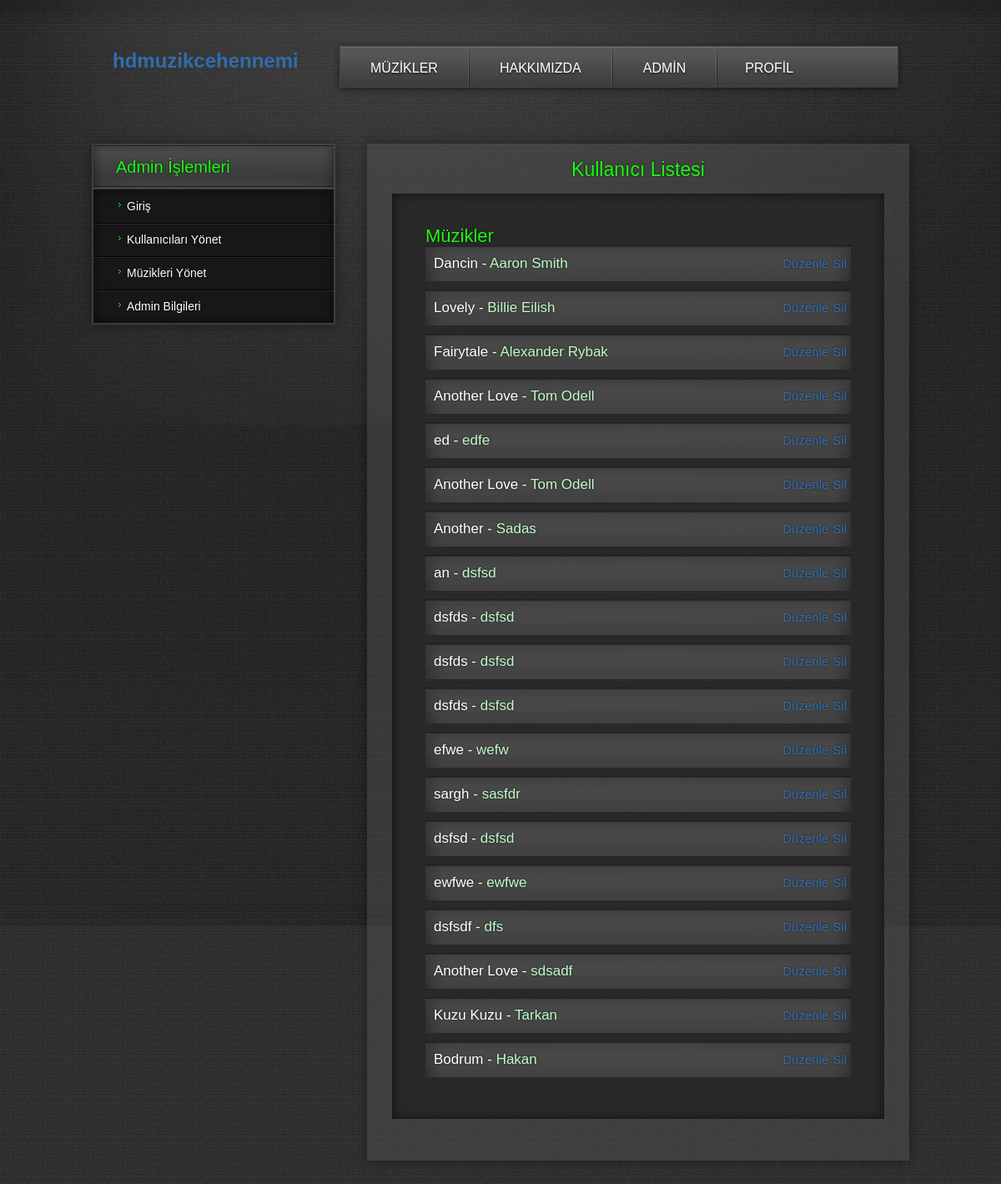
Screenshot of /adminMuzikler.php with the database file from the repository.
### tables this page shows
CREATE TABLE `muzikler` (
  `muzik_adi` varchar(255) NOT NULL,
  `sanatci` varchar(255) NOT NULL,
  `dosya_yolu` varchar(255) NOT NULL,
  `ekleyen_kullanici` varchar(255) NOT NULL,
  `eklenme_tarihi` datetime DEFAULT current_timestamp()
);

### adminMuzikler.php (the view, shortened to what this page needs)
<!DOCTYPE html>
<html lang="en">
<head>
<link rel="stylesheet" href="css/style.css" type="text/css" media="all">
</head>
<body>
<div id="wrapper">
  <div class="light-bg">
    <div class="shell">
      <div class="header">
        <h1 id="logo"><a href="index.php">hdmuzikcehennemi</a></h1>
        <nav id="navigation">
        <ul>
            <li><a href="muzikler.php">MÜZİKLER</a></li>
            <li><a href="hakkimizda.php">HAKKIMIZDA</a></li>
            <li><a href="admin.php">ADMİN</a></li>
            <li><a href="profile.php">PROFİL</a></li>
          </ul>
        </nav>
      </div>
      <div class="main">
        <section class="content" style="margin-top:50px; float:right;width:650px; ">
          <div class="post" style="padding:20px;padding:20px 30px; text-align:center;font-size:18px;">
            <h2 style="font-size:23px">Kullanıcı Listesi</h2>
            <div class="post-inner" style="margin-top:18px;margin-bottom:30px;padding:40px; text-align:left; ">
              <header>
              <?php
include('connect_db.php');
function getMuzikler()
{
  global $conn;
  $sql = "SELECT * FROM muzikler";
  $result = $conn->query($sql);
  if ($result->num_rows > 0) {
    $muzikler = array();
    while ($row = $result->fetch_assoc()) {
      $muzikler[] = $row;
    }
    return $muzikler;
  } else {
    return false;
  }
}
$muzikler = getMuzikler();
if ($muzikler) {
  echo '<h2>Müzikler</h2>';
  foreach ($muzikler as $muzik) {
    echo '<div class="kullanici-listesi">';
    echo '<span id="muzikAdi-' . $muzik['muzik_adi'] . '">' . $muzik['muzik_adi'] . ' - </span>';
    echo '<span style="color:#bffcc5"id="sanatci-' . $muzik['sanatci'] . '">' . $muzik['sanatci'] . ' </span>';
    echo '<div class="kutu2" style="margin-left:100px">';
    echo '<a style="margin-right:5px;" onclick="duzenle(\'' . $muzik['muzik_adi'] . '\')">Düzenle</a>';
    echo '<a style="margin-right:5px;" onclick="sil(\''. $muzik['muzik_adi']. '\')">Sil</a>';
    echo '</div>';
    echo '</div>';
  }
} else {
  echo '<p>Hiç müzik bulunamadı.</p>';
}
?>
              </header>
            </div>
          </div>
        </section>
        <aside class="sidebar">
        <div class="widget" style="margin-top:50px;">
            <h3  class="widgettitle">Admin İşlemleri</h3>
            <ul>
              <li><a href="admin.php">Giriş</a></li>
              <li><a href="adminKullanici.php">Kullanıcıları Yönet</a></li>
              <li><a href="adminMuzikler.php">Müzikleri Yönet</a></li>
              <li><a onclick="toggleForm('form2')">Admin Bilgileri</a></li>
            </ul>
          </div>
              </aside>
          </div>
    </div>
  </div>
</div>
</body>
</html>

### css/style.css (style rules this page uses)
* { margin: 0; padding: 0; outline: 0; }
body, html { height: 100%; }
body { font-size: 12px; line-height: 22px; font-family: arial, sans-serif; color: #ffffff; background: url(images/body.png) repeat 0 0; min-width: 980px; }
a { color: #306dae; text-decoration: none; cursor: pointer; }
article, aside, details, footer, header, menu, nav, section { display: block; }
.shell { width: 980px; margin: 0 auto; }
.light-bg { background: url(images/light.png) no-repeat center 0; }
#wrapper { background: url(images/wrapper.png) repeat-x 0 0; }
.header { padding-top: 40px; position: relative; }
#logo { width: 272px; font-size: 25; line-height: 5px; float: left; text-align:center }
#logo a { height: 50px; width:90px; display: block; padding-top:30px;padding-left:25px; }
#navigation { width: 680px; height: 66px; padding: 6px 7px 0 8px; margin-top: 10px; position: relative; margin-right: -5px; background: url(images/navigation.png)no-repeat; font-family: 'coolvetica', arial, helvetica, serif; font-size: 16px; color: #fff; float: right; display: flex; justify-content: space-between; }
#navigation ul { list-style: none; list-style-position: outside; line-height:51px }
#navigation ul li { float: left; background: url(images/navigation-border.png) no-repeat right 0; padding-right: 2px; }
#navigation ul li a { display: block; color: #fff; text-shadow: rgba(0,0,0,0.5) 0px 2px 2px; padding: 0 36px; position: relative; }
#navigation ul li.last { background: transparent; padding-right: 0; }
#navigation ul li.last a { padding-right: 33px; padding-left: 33px; border-right: 0; background: transparent; }
.main { padding-top: 20px; padding-bottom: 50px; background: url(images/main-shadow.png) no-repeat center bottom; height:1000px }
.main h3 { color: #1cfe10; font-size: 20px; font-family: 'coolvetica', arial, helvetica, serif; font-weight: normal; text-shadow: rgba(0,0,0,0.9) 0px 0px 2px; }
.main h2 { color: #1cfe10; font-size: 22px; font-family: 'coolvetica', arial, helvetica, serif; font-weight: normal; text-shadow: rgba(0,0,0,0.9) 0px 0px 2px; }
.content { width: 672px; float: right; }
.post { background: url(images/widget-bg.png) repeat 0 0; margin-bottom: 30px; padding: 2px; box-shadow: 0px 0px 15px rgba(0,0,0,0.4); -moz-box-shadow: 0px 0px 15px rgba(0,0,0,0.4); -webkit-box-shadow: 0px 0px 15px rgba(0,0,0,0.4); -o-box-shadow: 0px 0px 15px rgba(0,0,0,0.4); }
.post-inner { background: url(images/patern.png) repeat 0 0; padding: 18px 15px 20px 17px; text-shadow: rgba(0,0,0,0.5) 0px 0px 3px; box-shadow: 0px 0px 14px rgba(0,0,0,0.6) inset; -moz-box-shadow: 0px 0px 14px rgba(0,0,0,0.6) inset; -webkit-box-shadow: 0px 0px 14px rgba(0,0,0,0.6) inset; -o-box-shadow: 0px 0px 14px rgba(0,0,0,0.6) inset; }
.sidebar { width: 292px; float: left; }
.sidebar .widget { background: url(images/widget-bg.png) repeat 0 0; margin-bottom: 30px; padding: 2px; box-shadow: 0px 0px 15px rgba(0,0,0,0.4); -moz-box-shadow: 0px 0px 15px rgba(0,0,0,0.4); -webkit-box-shadow: 0px 0px 15px rgba(0,0,0,0.4); -o-box-shadow: 0px 0px 15px rgba(0,0,0,0.4); }
.sidebar .widget h3.widgettitle { background: url(images/widget-title.png) no-repeat 0 0; height: 53px; line-height: 53px; padding-left: 27px; }
.sidebar .widget ul { list-style: none; list-style-position: outside; background: #171717; font-size: 14px; color: #fff; text-shadow: rgba(0,0,0,0.5) 0px 0px 3px; box-shadow: 0px 0px 14px rgba(0,0,0,0.6) inset; -moz-box-shadow: 0px 0px 14px rgba(0,0,0,0.6) inset; -webkit-box-shadow: 0px 0px 14px rgba(0,0,0,0.6) inset; -o-box-shadow: 0px 0px 14px rgba(0,0,0,0.6) inset; }
.sidebar .widget li { background: url(images/border-list.png) repeat-x 0 0; }
.sidebar .widget li.first { background: transparent }
.sidebar .widget li a { display: block; padding: 9px 30px 9px 40px; color: #fff; position: relative; text-shadow: rgba(0,0,0,0.9) 0px 0px 2px; background: url(images/list-arr.png) no-repeat 30px 16px; }

### adminMuzikler.php (style rules this page uses)
.kullanici-listesi { background: url(css/images/widget-title.png) ; height: 53px; line-height: 43px; padding-left: 10px; background-size:100%; width: 500px; height:auto; margin-bottom:10px; font-size:17px; float:left; }
header { overflow: hidden; }
.kullanici-listesi a { font-size:15px; }
.kutu2 { float:right; }

### rows the page displays
muzikler: muzik_adi "Dancin", sanatci "Aaron Smith"
muzikler: muzik_adi "Lovely", sanatci "Billie Eilish"
muzikler: muzik_adi "Fairytale", sanatci "Alexander Rybak"
muzikler: muzik_adi "Another Love", sanatci "Tom Odell"
muzikler: muzik_adi "ed", sanatci "edfe"
muzikler: muzik_adi "Another Love", sanatci "Tom Odell"
muzikler: muzik_adi "Another", sanatci "Sadas"
muzikler: muzik_adi "an", sanatci "dsfsd"
muzikler: muzik_adi "dsfds", sanatci "dsfsd"
muzikler: muzik_adi "dsfds", sanatci "dsfsd"
muzikler: muzik_adi "dsfds", sanatci "dsfsd"
muzikler: muzik_adi "efwe", sanatci "wefw"
muzikler: muzik_adi "sargh", sanatci "sasfdr"
muzikler: muzik_adi "dsfsd", sanatci "dsfsd"
muzikler: muzik_adi "ewfwe", sanatci "ewfwe"
muzikler: muzik_adi "dsfsdf", sanatci "dfs"
muzikler: muzik_adi "Another Love", sanatci "sdsadf"
muzikler: muzik_adi "Kuzu Kuzu", sanatci "Tarkan"
muzikler: muzik_adi "Bodrum", sanatci "Hakan"
